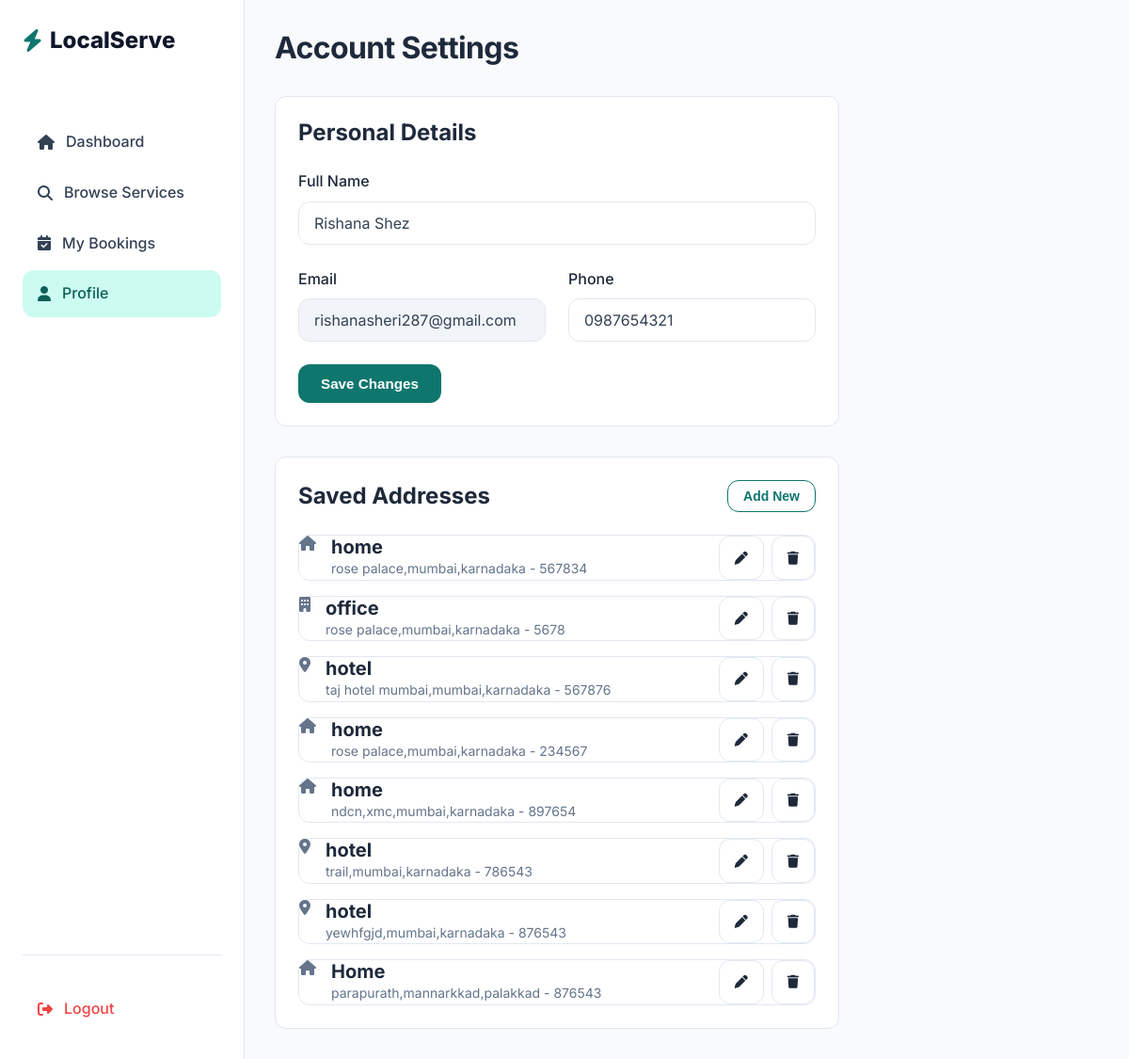
The app's page /acc/profile/ (signed in), older data.
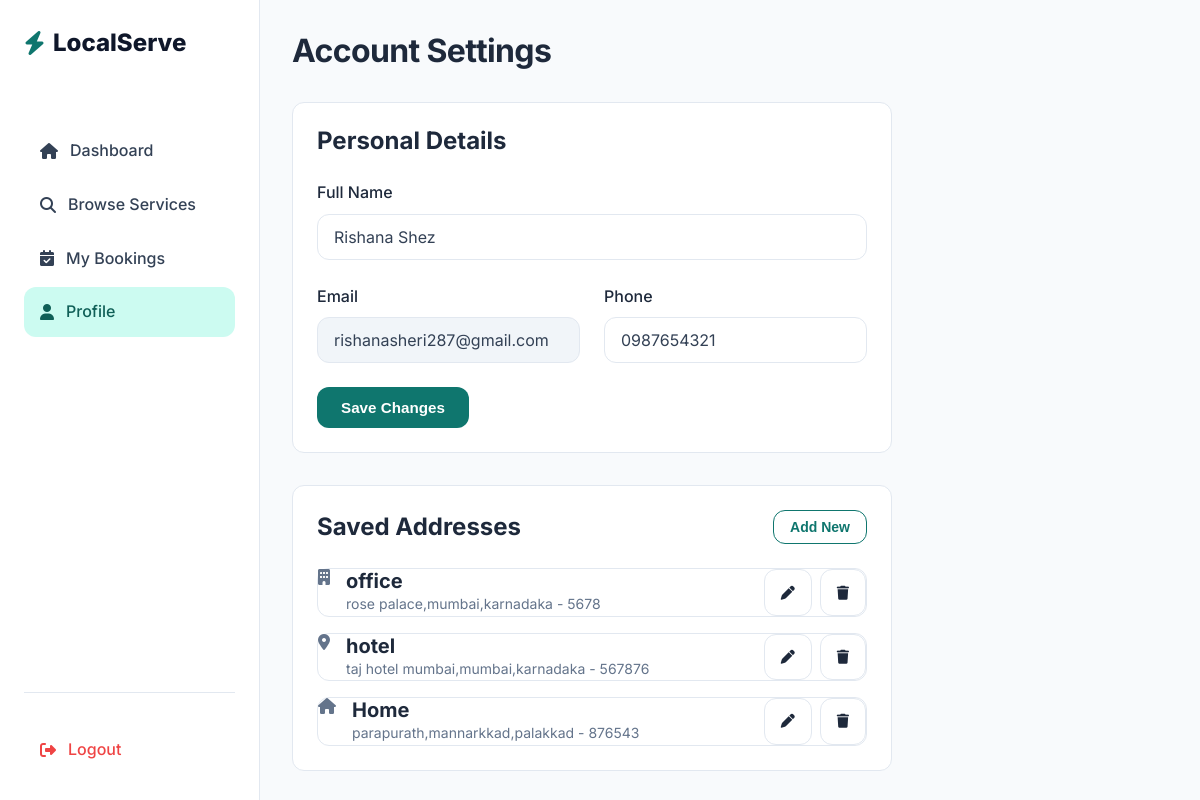
The same page, newer data.
### accounts/models.py (models this page shows, shortened)
class CustomerProfile(models.Model):
    user = models.OneToOneField(User, on_delete=models.CASCADE, related_name="customer_profile")
    full_name = models.CharField(max_length=30)
    phone = models.CharField(max_length=15, unique=True, blank=True, null=True)
    created_at = models.DateTimeField(auto_now_add=True)

class Address(models.Model):
    customer =  models.ForeignKey(CustomerProfile, on_delete = models.CASCADE, related_name="address")
    label = models.CharField(max_length=50)
    full_address = models.CharField(max_length=500)
    city = models.CharField(max_length = 100)
    state = models.CharField(max_length = 100)
    pincode = models.CharField(max_length = 10)
    landmark = models.CharField(max_length=100, blank=True)
    is_default = models.BooleanField(default=False)
    created_at = models.DateTimeField(auto_now_add=True)

### accounts/views.py (the view, shortened to what this page needs)
# urls.py: path('profile/',views.profile, name="profile"),
@login_required
@never_cache
def profile(request):
    profile,created = CustomerProfile.objects.get_or_create(user = request.user, defaults ={
        "full_name":request.user.get_full_name() or request.user.username
    })
    address = profile.address.all()
    form = CustomerProfileForm(instance=profile)
    return render(request,'customer/acc/profile.html',{'profile':profile, 'address':address,'form':form})

### accounts/forms.py (shortened to what this page needs)
class CustomerProfileForm(forms.ModelForm):
    class Meta:
        model = CustomerProfile
        fields = ['full_name','phone']

### templates/customer/acc/profile.html (shortened to what this page needs)
{% extends "base_customer.html" %}
    {% block content %}
            <h2 style="margin-bottom: 2rem;">Account Settings</h2>
            <div style="max-width: 600px;">
                <div class="card" style="margin-bottom: 2rem;">
                    <h3 style="margin-bottom: 1.5rem;">Personal Details</h3>
                    <form method ="POST">
                    <div class="form-group">
                        <label class="form-label">Full Name</label>
                        <input type="text" class="form-control" value="{{request.user.customer_profile.full_name}}" name = "full_name">
                    </div>
                    <div class="grid grid-cols-2 grid-gap">
                        <div class="form-group">
                            <label class="form-label">Email</label>
                            <input type="email" class="form-control" value="{{request.user.email}}" disabled
                                style="background: #F1F5F9;">
                        </div>
                        <div class="form-group">
                            <label class="form-label">Phone</label>
                            <input type="tel" class="form-control" value="{{request.user.customer_profile.phone}}" name = "phone">
                        </div>
                    </div>
                    <button class="btn btn-primary">Save Changes</button>
                    </form>
                </div>
                <div class="card">
                    <div class="flex justify-between items-center" style="margin-bottom: 1.5rem;">
                        <h3 style="margin: 0;">Saved Addresses</h3>
                        <a href="{% url 'add_address' %}">
                            <button class="btn btn-outline btn-sm">Add New</button>
                        </a>
                    </div>
                    <div class="flex flex-col gap-md">
                        {% for addr in address %}
                        <div class="flex items-start gap-md p-4"
                            style="border: 1px solid var(--color-border); border-radius: var(--radius-md);">
                            {% if addr.label|lower == "home" %}
                                <i class="fa-solid fa-house text-light mt-1"></i>
                            {% elif addr.label|lower == "office" %}
                                <i class="fa-solid fa-building text-light mt-1"></i>
                            {% else %}
                                <i class="fa-solid fa-location-dot text-light mt-1"></i>
                            {% endif %}
                            <div style="flex-grow: 1;">
                                <h4 style="margin: 0;">{{ addr.label }}</h4>
                                <p class="text-sm text-light">{{ addr.full_address }},{{ addr.city }},{{ addr.state }} - {{ addr.pincode }}</p>
                            </div>
                            <div class="flex gap-sm">
                                <a href="{% url 'edit_address' addr.id %}" class="btn btn-sm btn-secondary"><i class="fa-solid fa-pen"></i></a>
                                <a href="{% url 'delete_address' addr.id %}" class="btn btn-sm btn-secondary text-danger" onclick="return confirm('Delete this address?');" ><i class="fa-solid fa-trash"></i></a>
                            </div>
                        </div>
                            {% empty %}
                                <p class="text-light">No addresses added yet.</p>
                            {% endfor %}
                    </div>
                </div>
            </div>
    {% endblock %}

### templates/base_customer.html (shortened to what this page needs)
{% load static %}
<!DOCTYPE html>
<html lang="en">
<head>
    <link rel="stylesheet" href="{% static 'css/style.css' %}">
    <link rel="stylesheet"
          href="https://cdnjs.cloudflare.com/ajax/libs/font-awesome/6.4.0/css/all.min.css">
</head>
<body>
<div class="dashboard-layout">
    {% include "sidebar/customersidebar.html" %}
    <main class="dashboard-content">
        {% block content %}
        {% endblock %}
    </main>
</div>
</body>
</html>

### templates/sidebar/customersidebar.html
        <aside class="sidebar">
            <a href="{% url 'home' %}" class="logo" style="margin-bottom: 2rem;">
                <i class="fa-solid fa-bolt text-primary"></i>
                <span>LocalServe</span>
            </a>
            <div class="sidebar-menu">
                <a href="{% url 'customer_dashboard' %}" class="sidebar-item  {% if request.resolver_match.url_name == 'customer_dashboard' %} active {% endif %}">
                    <i class="fa-solid fa-house"></i> Dashboard
                </a>
                <a href="{% url 'services' %}" class="sidebar-item {% if request.resolver_match.url_name == 'services' %} active {%  endif %}" >
                    <i class="fa-solid fa-magnifying-glass"></i> Browse Services
                </a>
                <a href="{% url 'booking' %}" class="sidebar-item {% if request.resolver_match.url_name == 'booking' %}active{% endif %}">
                    <i class="fa-solid fa-calendar-check"></i> My Bookings
                </a>
                <a href="{% url "profile" %}" class="sidebar-item {% if request.resolver_match.url_name == 'profile' %}active{% endif %}">
                    <i class="fa-solid fa-user"></i> Profile
                </a>
            </div>
            <div style="margin-top: auto; padding-top: 2rem; border-top: 1px solid var(--color-border);">
                <a href="{% url 'logout_user' %}" class="sidebar-item" style="color: var(--color-danger);">
                    <i class="fa-solid fa-right-from-bracket"></i> Logout
                </a>
            </div>
        </aside>

### static/css/style.css (style rules this page uses)
:root { --color-primary: #0F766E; --color-primary-dark: #0F5F57; --color-primary-light: #CCFBF1; --color-secondary: #0F172A; --color-accent: #F59E0B; --color-bg: #F8FAFC; --color-surface: #FFFFFF; --color-border: #E2E8F0; --color-text: #334155; --color-text-dark: #1E293B; --color-text-light: #64748B; --color-text-white: #FFFFFF; --color-success: #10B981; --color-warning: #F59E0B; --color-danger: #EF4444; --color-info: #3B82F6; --spacing-xs: 0.25rem; --spacing-sm: 0.5rem; --spacing-md: 1rem; --spacing-lg: 1.5rem; --spacing-xl: 3rem; --radius-sm: 6px; --radius-md: 12px; --radius-lg: 20px; --radius-full: 9999px; --shadow-sm: 0 1px 2px 0 rgba(0, 0, 0, 0.05); --shadow-md: 0 4px 6px -1px rgba(0, 0, 0, 0.1), 0 2px 4px -1px rgba(0, 0, 0, 0.06); --shadow-lg: 0 10px 15px -3px rgba(0, 0, 0, 0.1), 0 4px 6px -2px rgba(0, 0, 0, 0.05); --shadow-hover: 0 20px 25px -5px rgba(0, 0, 0, 0.1), 0 10px 10px -5px rgba(0, 0, 0, 0.04); --transition: all 0.2s cubic-bezier(0.4, 0, 0.2, 1); --header-height: 80px; --max-width: 1200px; }
*, *::before, *::after { box-sizing: border-box; margin: 0; padding: 0; }
body { font-family: 'Inter', sans-serif; background-color: var(--color-bg); color: var(--color-text); line-height: 1.6; -webkit-font-smoothing: antialiased; }
a { text-decoration: none; color: inherit; transition: var(--transition); }
.flex { display: flex; }
.flex-col { flex-direction: column; }
.items-center { align-items: center; }
.justify-between { justify-content: space-between; }
.gap-sm { gap: var(--spacing-sm); }
.gap-md { gap: var(--spacing-md); }
.grid { display: grid; }
.grid-cols-2 { grid-template-columns: repeat(2, 1fr); }
.grid-gap { gap: var(--spacing-lg); }
h1, h2, h3, h4, h5, h6 { color: var(--color-text-dark); font-weight: 700; line-height: 1.2; }
h2 { font-size: 2rem; letter-spacing: -0.02em; }
h3 { font-size: 1.5rem; }
h4 { font-size: 1.25rem; }
.text-primary { color: var(--color-primary); }
.text-light { color: var(--color-text-light); }
.text-sm { font-size: 0.875rem; }
.btn { display: inline-flex; align-items: center; justify-content: center; padding: 0.75rem 1.5rem; border-radius: var(--radius-md); font-weight: 600; cursor: pointer; transition: var(--transition); border: none; font-size: 0.95rem; gap: 0.5rem; }
.btn-primary { background-color: var(--color-primary); color: white; }
.btn-secondary { background-color: white; color: var(--color-text-dark); border: 1px solid var(--color-border); }
.btn-outline { background-color: transparent; border: 1px solid var(--color-primary); color: var(--color-primary); }
.btn-sm { padding: 0.5rem 1rem; font-size: 0.875rem; }
.card { background: var(--color-surface); border-radius: var(--radius-md); border: 1px solid var(--color-border); padding: var(--spacing-lg); transition: var(--transition); }
.logo { font-size: 1.5rem; font-weight: 800; color: var(--color-primary); display: flex; align-items: center; gap: 0.5rem; }
.logo span { color: var(--color-secondary); }
.form-group { margin-bottom: 1.5rem; }
.form-label { display: block; font-weight: 500; margin-bottom: 0.5rem; color: var(--color-text-dark); }
.form-control { width: 100%; padding: 0.75rem 1rem; border-radius: var(--radius-md); border: 1px solid var(--color-border); font-family: inherit; font-size: 1rem; color: var(--color-text); transition: var(--transition); }
.dashboard-layout { display: grid; grid-template-columns: 260px 1fr; min-height: 100vh; }
.sidebar { background: white; border-right: 1px solid var(--color-border); padding: 1.5rem; display: flex; flex-direction: column; }
.sidebar-menu { margin-top: 2rem; }
.sidebar-item { display: flex; align-items: center; gap: 0.75rem; padding: 0.75rem 1rem; color: var(--color-text); border-radius: var(--radius-md); margin-bottom: 0.25rem; font-weight: 500; }
.sidebar-item:hover, .sidebar-item.active { background: var(--color-primary-light); color: var(--color-primary-dark); }
.dashboard-content { padding: 2rem; }

Row changes from the older to the newer data that the page shows:
removed Address: label "home", full_address "rose palace", city "mumbai", state "karnadaka", pincode "567834"
removed Address: label "home", full_address "rose palace", city "mumbai", state "karnadaka", pincode "234567"
removed Address: label "home", full_address "ndcn,xmc", city "mumbai", state "karnadaka", pincode "897654"
removed Address: label "hotel", full_address "trail", city "mumbai", state "karnadaka", pincode "786543"
removed Address: label "hotel", full_address "yewhfgjd", city "mumbai", state "karnadaka", pincode "876543"
